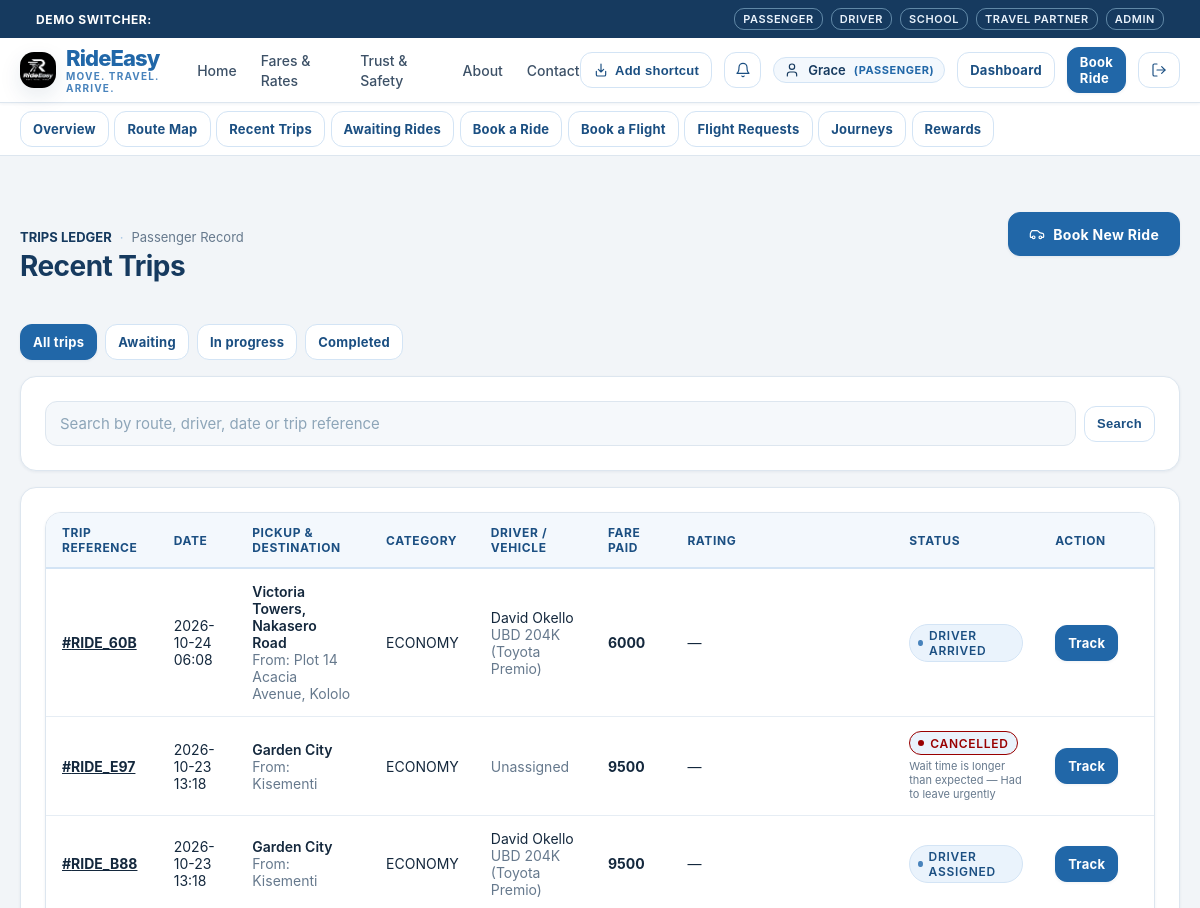
The app's page /passenger/rides (signed in, upper part), older data.
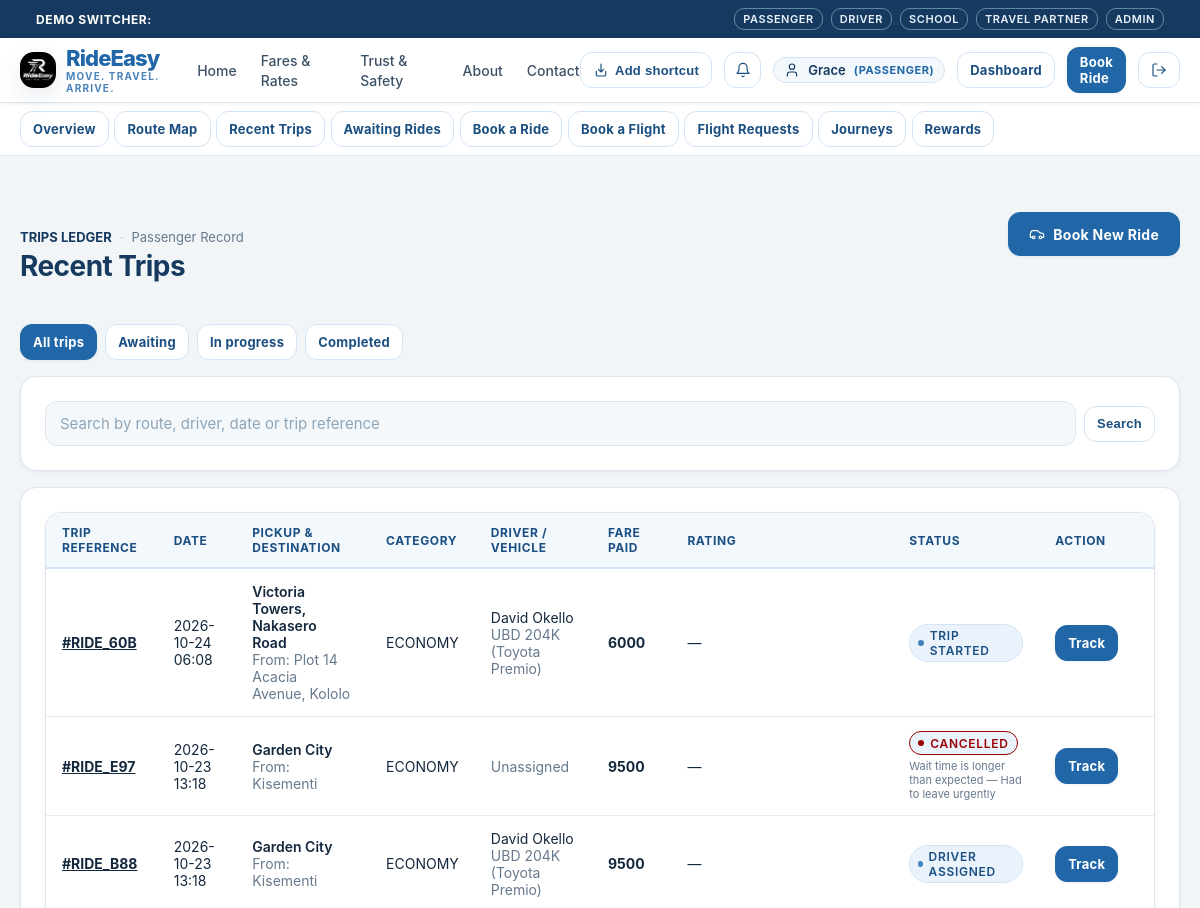
The same page, newer data.
### tables this page shows
CREATE TABLE vehicles (
    id TEXT PRIMARY KEY,
    driver_id TEXT,
    make TEXT NOT NULL,
    model TEXT NOT NULL,
    year INTEGER NOT NULL,
    color TEXT NOT NULL,
    plate_number TEXT UNIQUE NOT NULL,
    category TEXT NOT NULL CHECK(category IN ('BODA', 'ECONOMY', 'COMFORT', 'PREMIUM', 'COASTER', 'BUS')),
    capacity INTEGER NOT NULL DEFAULT 4,
    is_active INTEGER NOT NULL DEFAULT 1,
    is_verified INTEGER NOT NULL DEFAULT 1,
    created_at TIMESTAMP NOT NULL DEFAULT CURRENT_TIMESTAMP,
    FOREIGN KEY (driver_id) REFERENCES users(id) ON DELETE SET NULL
);

CREATE TABLE rides (
    id TEXT PRIMARY KEY,
    passenger_id TEXT NOT NULL,
    driver_id TEXT,
    category TEXT NOT NULL CHECK(category IN ('BODA', 'ECONOMY', 'COMFORT', 'PREMIUM')),
    pickup_address TEXT NOT NULL,
    pickup_lat REAL NOT NULL,
    pickup_lng REAL NOT NULL,
    destination_address TEXT NOT NULL,
    destination_lat REAL NOT NULL,
    destination_lng REAL NOT NULL,
    estimated_distance_km REAL NOT NULL,
    estimated_fare_ugx INTEGER NOT NULL,
    final_fare_ugx INTEGER,
    payment_method TEXT NOT NULL DEFAULT 'CASH' CHECK(payment_method IN ('CASH', 'MTN_MOMO', 'AIRTEL_MONEY', 'CARD')),
    payment_status TEXT NOT NULL DEFAULT 'UNPAID' CHECK(payment_status IN ('UNPAID', 'PENDING', 'PAID')),
    status TEXT NOT NULL DEFAULT 'REQUESTED' CHECK(status IN (
        'REQUESTED',
        'SEARCHING_FOR_DRIVER',
        'DRIVER_ASSIGNED',
        'DRIVER_ARRIVING',
        'DRIVER_ARRIVED',
        'TRIP_STARTED',
        'TRIP_COMPLETED',
        'PAYMENT_PENDING',
        'COMPLETED',
        'CANCELLED'
    )),
    cancellation_reason TEXT,
    is_airport_ride INTEGER NOT NULL DEFAULT 0,
    related_journey_id TEXT,
    created_at TIMESTAMP NOT NULL DEFAULT CURRENT_TIMESTAMP,
    updated_at TIMESTAMP NOT NULL DEFAULT CURRENT_TIMESTAMP, cancelled_at TIMESTAMP, driver_response_status TEXT NOT NULL DEFAULT 'ACCEPTED' CHECK(driver_response_status IN ('PENDING', 'ACCEPTED', 'DECLINED')),
    FOREIGN KEY (passenger_id) REFERENCES users(id) ON DELETE CASCADE,
    FOREIGN KEY (driver_id) REFERENCES users(id),
    FOREIGN KEY (related_journey_id) REFERENCES confirmed_journeys(id)
);

CREATE TABLE users (
    id TEXT PRIMARY KEY,
    email TEXT UNIQUE NOT NULL,
    password_hash TEXT NOT NULL,
    role TEXT NOT NULL CHECK(role IN ('PASSENGER', 'DRIVER', 'SCHOOL', 'TRAVEL_COMPANY', 'ADMIN')),
    full_name TEXT NOT NULL,
    phone TEXT NOT NULL,
    is_active INTEGER NOT NULL DEFAULT 1,
    is_verified INTEGER NOT NULL DEFAULT 0,
    created_at TIMESTAMP NOT NULL DEFAULT CURRENT_TIMESTAMP,
    updated_at TIMESTAMP NOT NULL DEFAULT CURRENT_TIMESTAMP
, avatar_url TEXT DEFAULT '/static/images/default-avatar.svg');

### rideeasy/app/routes/passenger.py (the view)
@passenger_bp.route("/rides")
def rides_list():
    user = AuthService.get_current_user()
    db = get_db()
    status_filter = request.args.get("status", "").strip().lower()
    if status_filter not in {"awaiting", "active", "completed"}:
        status_filter = ""
    search_query = request.args.get("q", "").strip()
    rides = db.fetchall(
        """SELECT r.*, u.full_name as driver_name, u.phone as driver_phone,
                  v.plate_number, v.make, v.model, rr.rating as user_rating, rr.review as user_review
        FROM rides r
        LEFT JOIN users u ON r.driver_id = u.id
        LEFT JOIN vehicles v ON v.driver_id = u.id
        LEFT JOIN ride_ratings rr ON rr.ride_id = r.id AND rr.passenger_id = r.passenger_id
        WHERE r.passenger_id = ?
        AND (
            ? = '' OR
            (? = 'awaiting' AND r.status IN ('REQUESTED', 'SEARCHING_FOR_DRIVER')) OR
            (? = 'completed' AND r.status = 'COMPLETED') OR
            (? = 'active' AND r.status NOT IN ('COMPLETED', 'CANCELLED'))
        )
        AND (
            ? = '' OR r.pickup_address LIKE ? OR r.destination_address LIKE ? OR
            COALESCE(u.full_name, '') LIKE ? OR r.created_at LIKE ? OR r.id LIKE ?
        )
        ORDER BY r.created_at DESC""",
        (
            user["id"], status_filter, status_filter, status_filter, status_filter,
            search_query, f"%{search_query}%", f"%{search_query}%",
            f"%{search_query}%", f"%{search_query}%", f"%{search_query}%"
        )
    )
    return render_template(
        "passenger/rides.html",
        user=user,
        rides=rides,
        status_filter=status_filter,
        search_query=search_query
    )

### rideeasy/app/repositories/database.py (called while the page is built)
def get_db() -> Database:
    global _db_instance
    try:
        from flask import current_app, has_app_context
        if has_app_context():
            db_url = current_app.config.get("TURSO_DATABASE_URL", "")
            auth_token = current_app.config.get("TURSO_AUTH_TOKEN", "")
            local_path = current_app.config.get("LOCAL_DB_PATH", Config.LOCAL_DB_PATH)
            if (
                _db_instance is None
                or _db_instance.db_url != db_url
                or _db_instance.auth_token != auth_token
                or _db_instance.local_path != local_path
            ):
                _db_instance = Database(db_url, auth_token, local_path)
            return _db_instance
    except ImportError:
        pass
    if _db_instance is None:
        _db_instance = Database()
    return _db_instance

    def _get_sqlite_conn(self) -> sqlite3.Connection:
        conn = sqlite3.connect(self.local_path, timeout=10.0, check_same_thread=False)
        conn.row_factory = sqlite3.Row
        conn.execute("PRAGMA foreign_keys = ON;")
        return conn

### rideeasy/app/routes/passenger.py (called while the page is built)
@passenger_bp.before_request
@login_required
@role_required("PASSENGER", "ADMIN")
def before_request():
    pass

### rideeasy/app/templates/passenger/rides.html (shortened to what the changed rows need)
{% extends "base.html" %}
{% block content %}
<div class="container section">
  <div style="display: flex; justify-content: space-between; align-items: baseline; flex-wrap: wrap; gap: 1rem; margin-bottom: 2rem;">
    <div>
      <h2>{% if status_filter == 'awaiting' %}Awaiting Rides{% elif status_filter == 'completed' %}Completed Rides{% elif status_filter == 'active' %}Active Rides{% else %}Recent Trips{% endif %}</h2>
    </div>
  </div>
  <div class="card">
    {% if rides %}
      <div class="table-responsive">
        <table class="table">
          <thead>
            <tr>
              <th>Trip Reference</th>
              <th>Date</th>
              <th>Pickup & Destination</th>
              <th>Category</th>
              <th>Driver / Vehicle</th>
              <th>Fare Paid</th>
              <th>Rating</th>
              <th>Status</th>
              <th>Action</th>
            </tr>
          </thead>
          <tbody>
            {% for r in rides %}
              <tr>
                <td>
                  <a href="/passenger/rides/{{ r.id }}" style="font-weight: 700; text-decoration: underline;">
                    #{{ r.id[:8].upper() }}
                  </a>
                </td>
                <td class="text-subtle">{{ r.created_at[:16] }}</td>
                <td>
                  <div style="font-weight: 600;">{{ r.destination_address }}</div>
                  <div class="text-subtle">From: {{ r.pickup_address }}</div>
                </td>
                <td>{{ r.category }}</td>
                <td>
                  {% if r.driver_name %}
                    <div>{{ r.driver_name }}</div>
                    <div class="text-subtle">{{ r.plate_number }} ({{ r.make }} {{ r.model }})</div>
                  {% else %}
                    <span class="text-subtle">Unassigned</span>
                  {% endif %}
                </td>
                <td style="font-weight: 700;">{{ r.final_fare_ugx or r.estimated_fare_ugx | ugx }}</td>
                <td>
                  {% if r.status == 'COMPLETED' and r.driver_name %}
                    {% if r.user_rating %}
                      <strong>{{ r.user_rating }}/5</strong>
                      {% if r.user_review %}<div class="text-subtle">{{ r.user_review }}</div>{% endif %}
                    {% else %}
                      <form method="POST" action="/passenger/rides/{{ r.id }}/rate" style="min-width: 160px;">
                        <input type="hidden" name="next" value="/passenger/rides?status={{ status_filter }}">
                        <label for="rating-{{ r.id }}" class="text-subtle">Rate this ride</label>
                        <select id="rating-{{ r.id }}" name="rating" class="form-control" required>
                          <option value="5">5 stars</option>
                          <option value="4">4 stars</option>
                          <option value="3">3 stars</option>
                          <option value="2">2 stars</option>
                          <option value="1">1 star</option>
                        </select>
                        <input name="review" class="form-control" placeholder="Optional feedback" style="margin-top: 0.25rem;">
                        <button type="submit" class="btn btn-secondary btn-sm" style="margin-top: 0.25rem;">Submit</button>
                      </form>
                    {% endif %}
                  {% else %}—{% endif %}
                </td>
                <td>
                  {% if r.status == 'CANCELLED' %}
                    <span class="status-indicator" style="border-color: #990000; color: #990000;">
                      <span class="status-dot" style="background-color: #990000;"></span> Cancelled
                    </span>
                    {% if r.cancellation_reason %}
                      <div class="text-subtle" style="font-size: 0.6875rem; max-width: 150px; margin-top: 0.25rem;">{{ r.cancellation_reason }}</div>
                    {% endif %}
                  {% else %}
                    <span class="status-indicator">
                      <span class="status-dot"></span> {{ r.status.replace('_', ' ') }}
                    </span>
                  {% endif %}
                </td>
                <td>
                  {% if r.status == 'COMPLETED' %}
                    <a href="/passenger/rides/{{ r.id }}/receipt" class="btn btn-secondary btn-sm">Receipt</a>
                    <a href="/passenger/book-ride?pickup={{ r.pickup_address | urlencode }}&destination={{ r.destination_address | urlencode }}&category={{ r.category }}" class="btn btn-primary btn-sm">Book again</a>
                  {% else %}
                    <a href="/passenger/rides/{{ r.id }}" class="btn btn-primary btn-sm">Track</a>
                  {% endif %}
                </td>
              </tr>
            {% endfor %}
          </tbody>
        </table>
      </div>
    {% endif %}
  </div>
</div>
{% endblock %}

Row changes from the older to the newer data that the page shows:
changed through a linked row, vehicles "UBD 204K": status.replace "DRIVER ARRIVED" → "TRIP STARTED"
